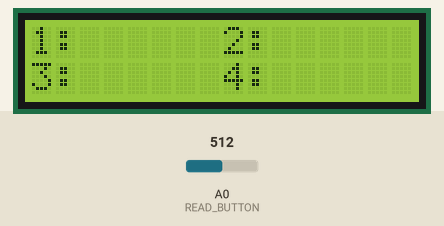
Simulated run of this sketch. Board: Arduino Uno, built with avr-gcc and run on an emulated ATmega328P. Shown: 16×2 character LCD. The test bench sets the inputs (shaded band); at power-on: A0 (READ_BUTTON) = 512. What the sketch prints to the serial monitor is not drawn.

Above: at 1.2 s.
1.3 s: A0 (READ_BUTTON) set to 985
2.8 s: A0 (READ_BUTTON) set to 1011
At 3.7 s:
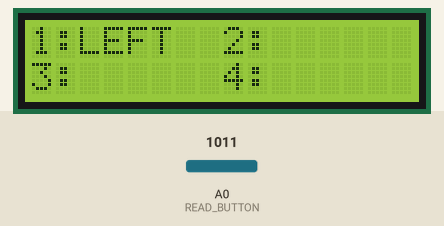
Timing chart, 0 to 5.8 s (numbered marks = the images above; inputs shaded):
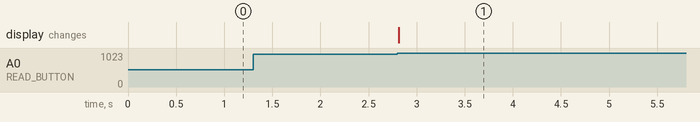

Measured:
- the behaviour switches between 1000 and 1001 on A0 (READ_BUTTON) (found by bisection; images 0 and 1)
- after the input at 1.3 s, every drawn part: stays the same
- after the input at 2.8 s, the display: changes at once (image 1)

The sketch:

Example3.ino
```cpp
/***
 * Millenium Library - Arduino Workshop
 *
 * TITLE:        Example #3
 * DESCRIPTION:  Reading input.
 * AUTHOR:       Dario Schor (schor@ieee.org)
 * DATE:         December 5, 2015
 *
 * Track the last 4 keys pressed and display them on the display.
 * The example uses a state machine to read one key per loop iteration.
 * The display is updated on every iteration.
 *
 * Use arrays to store the keys pressed. Since we are also combining it with
 * functions, we now can translate some of the key presses and abstract the
 * details of the hardware implementation.
 *
 * Example:
 *  1. On startup, no keys are pressed, so the display shows empty strings.
 *       ---------------------
 *       | 1:      | 2:      |
 *       ---------------------
 *       | 3:      | 4:      |
 *       ---------------------
 *  2. The first key pressed will be recorded in Q1. For example,
 *     if the user presses LEFT (in this example)
 *       ---------------------
 *       | 1:LEFT  | 2:      |
 *       ---------------------
 *       | 3:      | 4:      |
 *       ---------------------
 *  3. The second key pressed will be recorded in Q2. For example,
 *     if the user presses RIGHT (in this example)
 *       ---------------------
 *       | 1:LEFT  | 2:RIGHT |
 *       ---------------------
 *       | 3:      | 4:      |
 *       ---------------------
 *  3. The third key pressed will be recorded in Q3. For example,
 *     if the user presses UP (in this example)
 *       ---------------------
 *       | 1:LEFT  | 2:RIGHT |
 *       ---------------------
 *       | 3:UP    | 4:      |
 *       ---------------------
 *  4. The fourth key pressed will be recorded in Q4. For example,
 *     if the user presses UP (in this example)
 *       ---------------------
 *       | 1:LEFT  | 2:RIGHT |
 *       ---------------------
 *       | 3:UP    | 4:UP    |
 *       ---------------------
 *  5. The fifth key pressed will be override whatever is in Q1.
 *     For example, press RIGHT=50.
 *       ---------------------
 *       | 1:RIGHT | 2:RIGHT |
 *       ---------------------
 *       | 3:UP    | 4:UP    |
 *       ---------------------
 *
 * This example uses the LiquidCrystal librady from:
 * http://arduino.cc/en/Reference/LiquidCrystal
 *
 * The display has 2 rows of 16 characters:
 *
 *     0   1   2   3   4   5   6   7   8   9   10  11  12  13  14  15   < COLS
 *   -----------------------------------------------------------------
 *   | QUADRANT #1                   | QUADRANT #2                   |  < ROW-0
 *   -----------------------------------------------------------------
 *   | QUADRANT #3                   | QUADRANT #4                   |  < ROW-1
 *   -----------------------------------------------------------------
 **/

#include <LiquidCrystal.h>

// Size of screen
#define NUM_ROWS        2
#define NUM_COLS        16

// Custom pinout for the shield used in the workshop
#define LCD_RS_PIN      8
#define LCD_RW_PIN      13
#define LCD_EN_PIN      9
#define LCD_D4_PIN      4
#define LCD_D5_PIN      5
#define LCD_D6_PIN      6
#define LCD_D7_PIN      7

// Analog 0 reads the input from the buttons
#define READ_BUTTON     0
#define NUM_KEYS        5
#define INVALID_KEY     -1

// Each button has a different resistance value
#define KEY_RIGHT       50
#define KEY_UP          200
#define KEY_DOWN        400
#define KEY_LEFT        600
#define KEY_SELECT      800

// Create instance of LiquidCrystal object
LiquidCrystal lcd(
  LCD_RS_PIN,   // Register Select
  LCD_RW_PIN,   // H-Read, L-Write
  LCD_EN_PIN,   // Enable (data strobe, active high)
  LCD_D4_PIN,   // Data pins
  LCD_D5_PIN,
  LCD_D6_PIN,
  LCD_D7_PIN
  );

int state = 0;  // Current state
int keys[4] = {INVALID_KEY, INVALID_KEY, INVALID_KEY, INVALID_KEY};

// Analog value corresponding to each key pressed
int keyMapping[NUM_KEYS] = {
  KEY_RIGHT,
  KEY_UP,
  KEY_DOWN,
  KEY_LEFT,
  KEY_SELECT
  };

// Define the message to display for each button pressed
char msgs[NUM_KEYS][6] = {
  "RIGHT",
  "UP   ",
  "DOWN ",
  "LEFT ",
  "SEL  "
  };

/***
 * setup()
 * Description:  Initialize the LCD.
 **/
void setup()
{
  // Clear the LCD screen
  lcd.clear();

  // Set the dimensions of the LCD screen.
  lcd.begin(NUM_COLS, NUM_ROWS);

  // Serial debugging
  Serial.begin(9600);

  // Set initial state
  state = 0;

  // Update display with initial settings.
  updateDisplay();
}

/***
 * loop()
 * Description:  Read a key and print a msg to the LCD.
 **/
void loop()
{
  // Read a key pressed
  keys[state] = readKey();

  // Advance to the next state.
  state = (state + 1) % 4;

  // Update display with current readings
  updateDisplay();

  // Print the state to the serial log for debugging
  Serial.print(state);
}

/**
 *  Function:     readKey()
 *  Description:  Read a key and return the value read.
 *  Parameters:   None
 *  Return:       Returns value of key pressed.
 */
int readKey()
{
  // Read default value for the key
  int key  = analogRead(READ_BUTTON);
  int temp = 0; // Used to wait for the key to be released

  while(key >= 1000)
  {
    key = analogRead(READ_BUTTON);
    delay(10);
  }

  // Wait to release the key
  temp = analogRead(READ_BUTTON);
  while(temp <= 1000)
  {
    temp = analogRead(READ_BUTTON);
    delay(10);
  }

  return convertToBtnId(key);
}

/**
 * Function:      updateDisplay()
 * Description:   Updates values for all 4 quadrants.
 * Parameters:    None.
 * Return:        None.
 */
void updateDisplay()
{
  // Update quadrant 1
  lcd.setCursor(0,0);
  lcd.print("1:      ");
  lcd.setCursor(2,0);
  if(INVALID_KEY != keys[0])
  {
    lcd.print(msgs[keys[0]]);
  }

  // Update quadrant 2
  lcd.setCursor(8,0);
  lcd.print("2:      ");
  lcd.setCursor(10,0);
  if(INVALID_KEY != keys[1])
  {
    lcd.print(msgs[keys[1]]);
  }

  // Update quadrant 3
  lcd.setCursor(0,1);
  lcd.print("3:      ");
  lcd.setCursor(2,1);
  if(INVALID_KEY != keys[2])
  {
    lcd.print(msgs[keys[2]]);
  }

  // Update quadrant 4
  lcd.setCursor(8,1);
  lcd.print("4:      ");
  lcd.setCursor(10,1);
  if(INVALID_KEY != keys[3])
  {
    lcd.print(msgs[keys[3]]);
  }
}

/**
 * Function:      convertToBtnId()
 * Description:   Convert the button pressed to the
 *                string LEFT, RIGHT, UP, DOWN, or SEL.
 * Parameters:    None.
 * Return:        Int representing key pressed (index into array).
 */
int convertToBtnId(int key)
{
  int index;

  // Find which key was pressed
  for(index = 0; index < NUM_KEYS; index++)
  {
    if(key < keyMapping[index])
    {
       return index;
    }
  }

  // No key found
  return INVALID_KEY;
}
```
